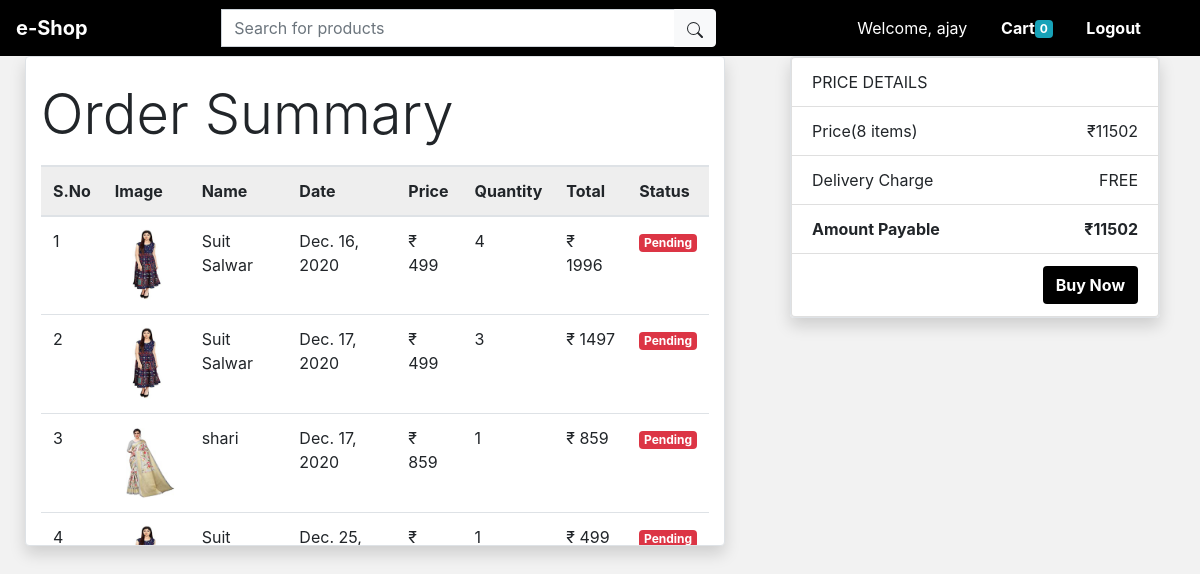
/order/ (signed in), run on the app's committed database.
### index/models.py (models this page shows, shortened)
class Order(models.Model):
    product = models.ForeignKey(Product, on_delete=models.CASCADE)
    customer = models.ForeignKey(Customer, on_delete=models.CASCADE)
    quantity = models.IntegerField(default=1)
    price = models.IntegerField()
    address = models.CharField(max_length=500, default='', blank=True)
    phone = models.CharField(max_length=20, default='', blank=True)
    date = models.DateField(default=datetime.datetime.today)
    status = models.BooleanField(default=False)

class Product(models.Model):
    category = models.ManyToManyField(Category)
    name = models.CharField(max_length=100, null=True)
    price = models.FloatField()
    disc = models.CharField(max_length=200, null=True)
    images = models.ImageField(null=True, blank=True)
    @property
    def imageURL(self):
        try:
            url = self.images.url
        except:
            url = ''
        return url

### index/views.py (the view, shortened to what this page needs)
# urls.py: path('order/', views.OrderView.as_view(), name='order'),
class OrderView(View):
    @method_decorator(auth_middleware)
    def get(self, request):
        customer = request.session.get('customer')
        orders = Order.objects.filter(customer=customer)
        c = Order.objects.all().values_list()
        total = []
        for i in range(0,len(c)):
            p = c[i][3]*c[i][4]
            total.append(p)
        totol_price = sum(total)
        return render(request, 'index/order.html',{'orders':orders,'count':c.count(), 'total_price':totol_price})

### index/templatetags/cart.py (called while the page is built)
@register.filter(name='multiply')
def multiply(number, number1):
    return number*number1

@register.filter(name='cart_length')
def cart_length(leg):
    car = len(leg)
    return car

### index/templates/index/order.html (shortened to what this page needs)
{% extends 'index/base.html' %}
{% block content %}
{% load cart %}
<div class="container-fluid  " style="margin-top: 4.7%; ">
  <div class="row">
    <div class="col-sm-7 mx-auto border rounded shadow " style="background-color: #fff;" >
      <p class="display-4 mt-4 ">Order Summary</p>
      <div class="tableFixHead" style="height: 380px !important;">
        <table class="table">
          <thead>
            <tr>
              <th scope="col">S.No</th>
              <th scope="col">Image</th>
              <th scope="col">Name</th>
              <th scope="col">Date</th>
              <th scope="col">Price</th>
              <th scope="col">Quantity</th>
              <th scope="col">Total</th>
              <th scope="col">Status</th>
            </tr>
          </thead>
          <tbody>
            {% for order in orders %}
            <tr>
              <td scope="row">{{forloop.counter}}</td>
              <td scope="row"><img src="{{order.product.imageURL}}" class="img-fluid" style="width: 70px;" alt="...">
              </td>
              <td>{{order.product.name}}</td>
              <td>{{order.date}}</td>
              <td>&#8377; {{order.price}}</td>
              <td>{{order.quantity}}</td>
              <td>&#8377; {{order.quantity|multiply:order.price}}</td>
              {% if order.status %}
              <td><span class="badge badge-success">Completed</span></td>
              {% else %}
              <td><span class="badge badge-danger">Pending</span></td>
              {% endif %}
            </tr>
            {% endfor %}
          </tbody>
        </table>
      </div>
    </div>
    <div class="col-sm-4 mx-auto ">
      <ul class="list-group border rounded shadow">
        <li class="list-group-item d-flex justify-content-between align-items-center">
          PRICE DETAILS
        </li>
        <li class="list-group-item d-flex justify-content-between align-items-center">
          Price({{count}} items)
          <span >&#8377;{{total_price}}</span>
        </li>
        <li class="list-group-item d-flex justify-content-between align-items-center">
          Delivery Charge
          <span >FREE</span>
        </li>
        <li class="list-group-item d-flex justify-content-between font-weight-bold align-items-center">
          Amount Payable
          <span >&#8377;{{total_price}}</span>
        </li>
        <li class="list-group-item">
          <form action="" method="POST">
            <button type="submit" id="rzp-button1" class="btn float-right bg_Image">Buy Now</button>
          </form>
        </li>
      </ul>
    </div>
  </div>
</div>
{% endblock %}

### index/templates/index/base.html (shortened to what this page needs)
<!DOCTYPE html>
{% load static %}
{% load cart %}
<html lang="en">
<head>
  <link rel="stylesheet" href="{% static 'css/stylee.css' %}">
  <link rel="stylesheet" type="text/css" href="{% static 'css/slick.css' %}">
  <link rel="stylesheet" type="text/css" href="{% static 'css/slick-theme.css' %}">
  <link rel="stylesheet" href="{% static 'css/bootstrap.min.css' %}">
</head>
<body>
  <header>
    <nav class="navbar navbar-expand-md navbar-dark fixed-top bg_Image" id="headerDIV">
      <a class="navbar-brand" href="/" style="color: white;">e-Shop</a>
      <div class="navbar-collapse collapse" id="navbarCollapse">
        <div class="form-inline mt-2 mt-md-0 col-sm-12">
          <form class="input-group col-sm-6 offset-1" method="POST" action="{% url 'search' %}">
            <input type="text" class="form-control" name="search" placeholder="Search for products" aria-label="Recipient's username"
              aria-describedby="button-addon2">
            <div class="input-group-append">
              <button class="btn btn-light" type="submit" id="button-addon2"></button>
            </div>
          </form>
          <div class="col-sm-5 header-color" style="text-align: right;">
            {% if request.session.firstname %}
            <div class=" btn my-2 my-sm-0 ml-1">
              <span style="cursor: pointer;" class="colSm">Welcome, {{request.session.firstname}}</span>
            </div>
            {% endif %}
            {% if request.session.customer %}
            <button class="btn  my-2 my-sm-0 ml-1" ><a href="/cart">Cart<span class="badge badge-info">{{request.session.cart.keys|cart_length}}</span></a></button>
            <button class="btn  my-2 my-sm-0 ml-1" ><a href="/logout">Logout</a></button>
            {% else %}
            <button class="btn  my-2 my-sm-0 ml-1" ><a href="/cart">Cart</a></button>
            <button class="btn  my-2 my-sm-0 ml-1" ><a href="/signup">Signup</a></button>
            <button class="btn  my-2 my-sm-0 ml-1 "><a href="/login">Login</a></button>
              {% endif %}
          </div>
        </div>
    </nav>
  </header>
  {% block content %}
  {% endblock %}
</body>
</html>

### static/css/stylee.css (style rules this page uses)
* { margin: 0; padding: 0; }
body { font-family: Verdana, sans-serif; margin:0; padding: 0; background-color: hsl(0, 0%, 95%) !important; }
.bg_Image { background-color: #000000 !important; color: #fff !important; font-weight: bold !important; }
.header-color button a { color: #ffffff; font-weight: bold; text-decoration: none; }
.header-color div span.colSm { color: #ffffff; }
.tableFixHead { overflow-y: auto; height: 300px; }
.tableFixHead thead th { position: sticky; top: 0; border-top: 2px solid #dee2e6; }
.tableFixHead table { border-collapse: collapse; width: 100%; }
th { background: #eee; }

### index/templates/index/base.html (style rules this page uses)
html, body { margin: 0; padding: 0; }
* { box-sizing: border-box; }

### data on the page
Order: product.imageURL (picture), product.name "Suit Salwar", date "Dec. 16, 2020", price "499", quantity "4", quantity|multiply "1996", status "Pending"
Order: product.imageURL (picture), product.name "Suit Salwar", date "Dec. 17, 2020", price "499", quantity "3", quantity|multiply "1497", status "Pending"
Order: product.imageURL (picture), product.name "shari", date "Dec. 17, 2020", price "859", quantity "1", quantity|multiply "859", status "Pending"
Order: product.imageURL (picture), product.name "Suit…", date "Dec. 25,…", quantity "1", quantity|multiply "499", status "Pending"

### other printed values
{{ request.session.firstname }} "ajay"
{{ request.session.cart.keys|cart_length }} "0"
{{ count }} "8"
{{ total_price }} "11502"
